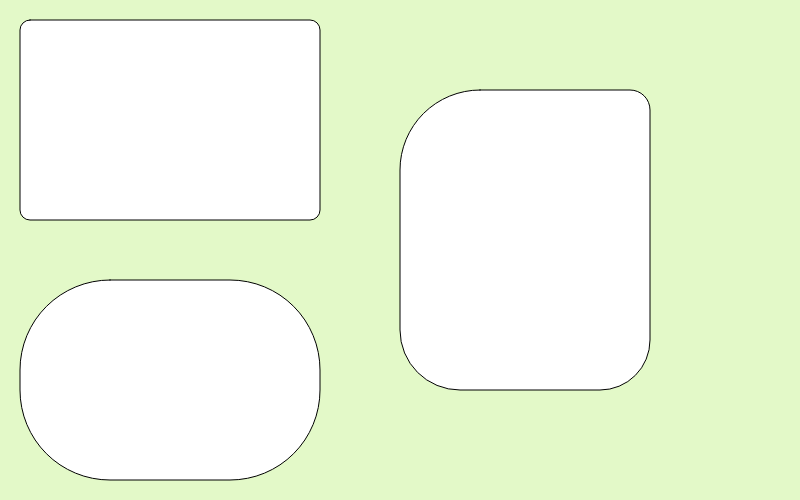
Frame 1 (no input)
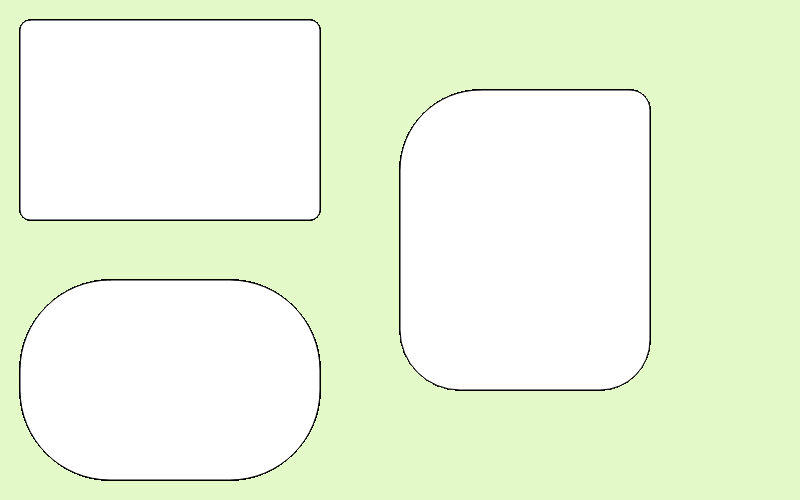
Frame 60 (no input)
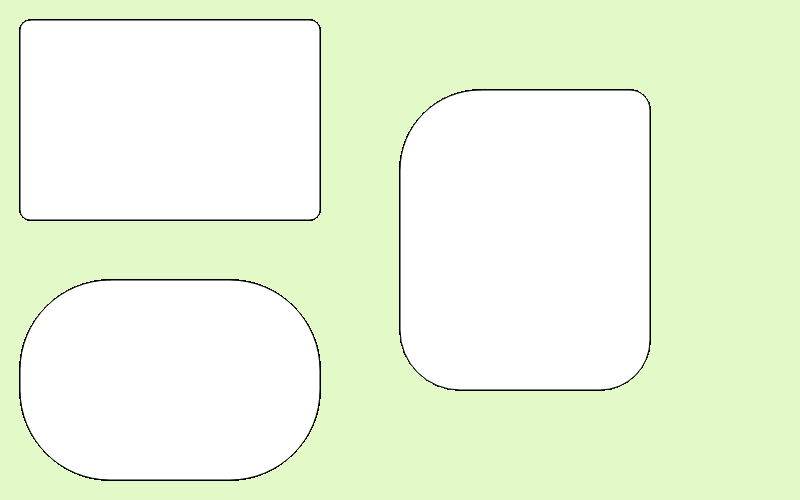
Frame 120 (the mouse pressed at the canvas centre since frame 60)

The p5.js sketch that drew these frames (run headless with seeded random() and noise() and a simulated clock; from frame 60 on, the mouse is pressed at the canvas centre):

// p5.js sketch
// ── sketch.js
function setup() {
    createCanvas( 800, 500 );
    background( '#e3f9c8' );
}

function draw() {
    // a rectangle with 10px corners
    rect( 20, 20, 300, 200, 10 );

    // a rectangle with 90px corners
    rect( 20, 280, 300, 200, 90 );

    rect( 400, 90, 250, 300, 80, 20, 50, 60 )
}
